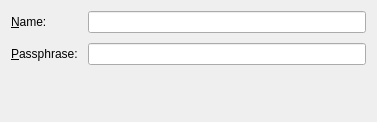
<?xml version="1.0" encoding="UTF-8"?>
<ui version="4.0">
 <class>DecryptLuksDialogWidgetBase</class>
 <widget class="QWidget" name="DecryptLuksDialogWidgetBase">
  <property name="geometry">
   <rect>
    <x>0</x>
    <y>0</y>
    <width>377</width>
    <height>122</height>
   </rect>
  </property>
  <layout class="QVBoxLayout" name="verticalLayout_2">
   <property name="spacing">
    <number>10</number>
   </property>
   <item>
    <layout class="QGridLayout" name="gridLayout">
     <item row="2" column="0">
      <widget class="QLabel" name="label_Name">
       <property name="text">
        <string>&amp;Name:</string>
       </property>
       <property name="buddy">
        <cstring>m_LineEditName</cstring>
       </property>
      </widget>
     </item>
     <item row="2" column="1">
      <widget class="KLineEdit" name="m_LineEditName"/>
     </item>
     <item row="3" column="0">
      <widget class="QLabel" name="label_Pass">
       <property name="text">
        <string>&amp;Passphrase:</string>
       </property>
       <property name="buddy">
        <cstring>m_LineEditPassphrase</cstring>
       </property>
      </widget>
     </item>
     <item row="3" column="1">
      <widget class="KLineEdit" name="m_LineEditPassphrase">
       <property name="passwordMode">
        <bool>true</bool>
       </property>
      </widget>
     </item>
    </layout>
   </item>
   <item>
    <spacer name="verticalSpacer">
     <property name="orientation">
      <enum>Qt::Vertical</enum>
     </property>
     <property name="sizeType">
      <enum>QSizePolicy::MinimumExpanding</enum>
     </property>
     <property name="sizeHint" stdset="0">
      <size>
       <width>20</width>
       <height>20</height>
      </size>
     </property>
    </spacer>
   </item>
  </layout>
 </widget>
 <customwidgets>
  <customwidget>
   <class>KLineEdit</class>
   <extends>QLineEdit</extends>
   <header>klineedit.h</header>
  </customwidget>
 </customwidgets>
 <resources/>
 <connections/>
</ui>
